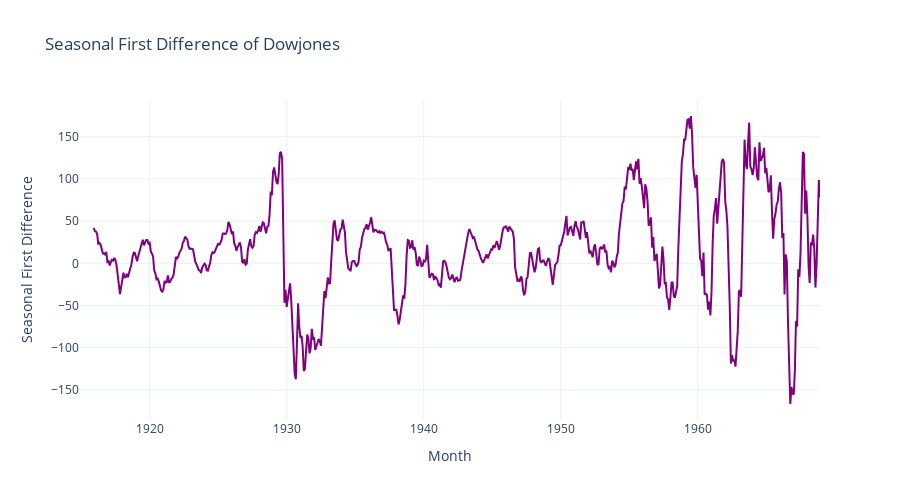

Write notebook code for a chart like this one.
### Code cell
# Create an interactive line plot with Plotly for 'Seasonal First Difference'
fig = go.Figure()

# Add a line trace for the seasonal first difference
fig.add_trace(
    go.Scatter(
        x=dowjones_df.index,
        y=dowjones_df["Price_diff_12"],
        mode="lines",
        name="Seasonal First Difference",
        line=dict(color="purple"),
    )
)

# Customize the layout for better visualization
fig.update_layout(
    title="Seasonal First Difference of Dowjones",
    xaxis_title="Month",
    yaxis_title="Seasonal First Difference",
    template="plotly_white",
    width=900,
    height=500,  # Custom dimensions
    xaxis=dict(showgrid=True, zeroline=False),
    yaxis=dict(showgrid=True, zeroline=False),
    hovermode="x unified",  # Show hover info for all traces at the same time
)

### Figure 1 — Plotly figure (JSON) as saved in the notebook; plotly's stock layout.template omitted (floating-point values rounded to 4 significant figures; data arrays with more than 128 entries replaced by an {"elided": "..."} marker saying what was removed)
{"data": [{"line": {"color": "purple"}, "mode": "lines", "name": "Seasonal First Difference", "type": "scatter", "x": {"elided": "649 str values"}, "y": {"elided": "649 float values"}}], "layout": {"height": 500, "hovermode": "x unified", "title": {"text": "Seasonal First Difference of Dowjones"}, "width": 900, "xaxis": {"showgrid": true, "title": {"text": "Month"}, "zeroline": false}, "yaxis": {"showgrid": true, "title": {"text": "Seasonal First Difference"}, "zeroline": false}}}
